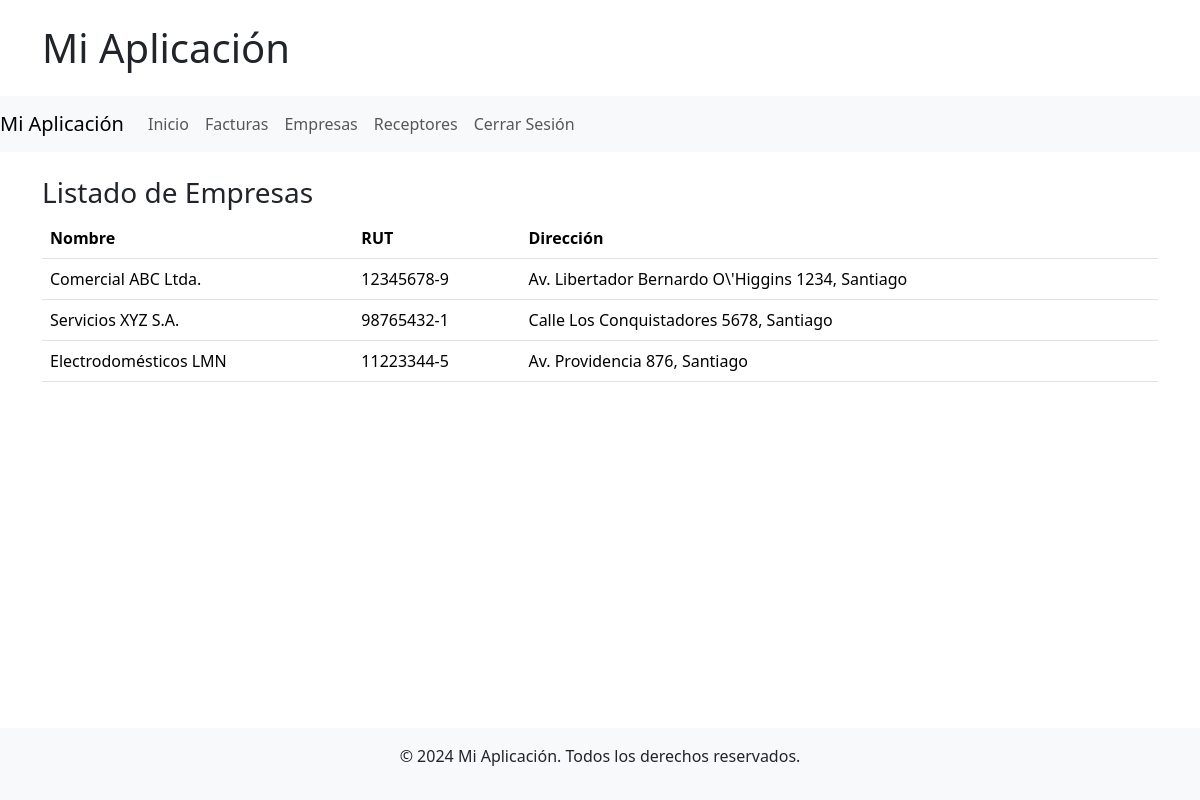
/companies/ (signed in), run on the app's committed database.
### facturas_aplicacion/models.py (models this page shows, shortened)
class Empresa(models.Model):
    razon_social = models.CharField(max_length=255)
    rut = models.CharField(max_length=12, unique=True)
    domicilio = models.CharField(max_length=255)
    giro = models.CharField(max_length=255)

### facturas_aplicacion/views.py (the view)
# urls.py: path('companies/',empresas, name='companies'),
@login_required
def empresas(request):
    empresas = Empresa.objects.all()
    context = {'empresas':empresas}
    return render(request, 'lista_empresas.html', context)

### facturas_aplicacion/templates/lista_empresas.html (shortened to what this page needs)
{% extends 'base.html' %}
{% block template %}
<h3>Listado de Empresas</h3>
<table class="table">
    <thead>
        <tr>
            <th>Nombre</th>
            <th>RUT</th>
            <th>Dirección</th>
        </tr>
    </thead>
    <tbody>
        {% for empresa in empresas %}
            <tr>
                <td>{{ empresa.razon_social }}</td>
                <td>{{ empresa.rut }}</td>
                <td>{{ empresa.domicilio }}</td>
            </tr>
        {% empty %}
            <tr>
                <td colspan="3">No hay empresas disponibles.</td>
            </tr>
        {% endfor %}
    </tbody>
</table>
{% endblock %}

### data on the page
Empresa: razon_social "Comercial ABC Ltda.", rut "12345678-9", domicilio "Av. Libertador Bernardo O\\'Higgins 1234, Santiago"
Empresa: razon_social "Servicios XYZ S.A.", rut "98765432-1", domicilio "Calle Los Conquistadores 5678, Santiago"
Empresa: razon_social "Electrodomésticos LMN", rut "11223344-5", domicilio "Av. Providencia 876, Santiago"
